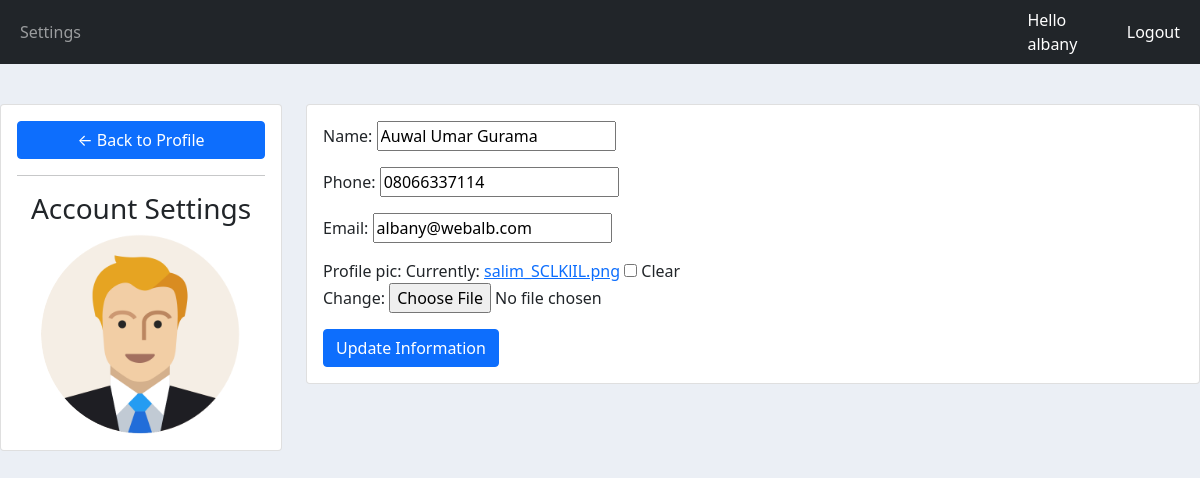
The page /accounts/settings (signed in) on the database its author committed.
### accounts/models.py (models this page shows, shortened)
class Customer(models.Model):
    user = models.OneToOneField(User,null=True,blank=True,on_delete=models.CASCADE)
    name = models.CharField(max_length=150, null=True)
    phone = models.CharField(max_length=150, null=True)
    email = models.CharField(max_length=150, null=True)
    profile_pic = models.ImageField(null=True, default='salim2.png',blank=True)
    date_created = models.DateTimeField(auto_now_add=True)

### accounts/decorators.py (the view)
        def wrapper_func(request,*args,**kwargs):
            group = None
            if request.user.groups.exists():
                group = request.user.groups.all()[0].name
            if group in allowed_role:
                return view_func(request,*args,**kwargs)
            else:
                return HttpResponse("you are not authorized to view this page")

### accounts/forms.py
class CustomerForm(ModelForm):
    class Meta:
        model = Customer
        fields = '__all__'
        exclude = ['user']

### accounts/views.py (called while the page is built)
@login_required(login_url='login')
@allowed_users(allowed_role=['customer'])
def accountSettings(request):
    customer = request.user.customer
    form = CustomerForm(instance=customer)
    if request.method == 'POST':
         form = CustomerForm(request.POST,request.FILES, instance=customer)
         if form.is_valid():
             form.save()
             messages.success(request,"Profile Updated Successfully!")
    context = {'form':form}
    return render(request,'account_settings.html',context)

### templates/account_settings.html (shortened to what this page needs)
{% extends 'base.html' %}
{% load static %}
{% block content %}
<br>
<div class="row">
    <div class="col-md-3">
        <div class="card card-body">
            <a href="{% url 'user_page' %}" class="btn btn-primary">&#8592 Back to Profile</a>
            <hr>
            <h3 style="text-align: center;">Account Settings</h3>
            <img src="{{request.user.customer.profile_pic.url}}" alt="" class="profile-pic">
        </div>
    </div>
    <div class="col-md-9">
        <div class="card card-body">
            <form action="" method="POST" enctype="multipart/form-data">
                {{form.as_p}}
                <input type="submit" value="Update Information" class="btn btn-primary">
            </form>
    </div>
</div>
{% endblock %}

### templates/navbar.html (shortened to what this page needs)
{% load static %}
<nav class="navbar navbar-expand-lg navbar-dark bg-dark mb-3">
    <div class="container-fluid">
      <div class="collapse navbar-collapse" id="navbarSupportedContent">
        <ul class="navbar-nav me-auto mb-2 mb-lg-0">
          <li class="nav-item">
            {% if request.user.is_staff %}
            <a class="nav-link active" aria-current="page" href="{% url 'home' %}">Dashboard</a>
          </li>
          <li class="nav-item">
            <a class="nav-link" href="{% url 'product' %}">Products</a>
          </li>
          {% else %}
          <li class="nav-item">
            <a class="nav-link" href="{% url 'account_settings' %}">Settings</a>
        </ul>
          {% endif %}
      </div>
    </div>
    <span class="logout-style">Hello {{user.username}}</span>
    <span><a class="logout-style" href="{% url 'logout' %}">Logout</a></span>
  </nav>

### static/css/main.css (style rules this page uses)
.body-style { background-color: #ebeff5; }

### templates/navbar.html (style rules this page uses)
.logout-style { color: white; text-decoration: none; margin-right:20px; }

### templates/account_settings.html (style rules this page uses)
.profile-pic { max-width: 200px; max-width: 200px; margin: 0 auto; border-radius: 50%; }

### rows shown on the page
Customer: name "Auwal Umar Gurama", phone "08066337114", email "albany@webalb.com"

### other values the page prints
{{ user.username }} "albany"
